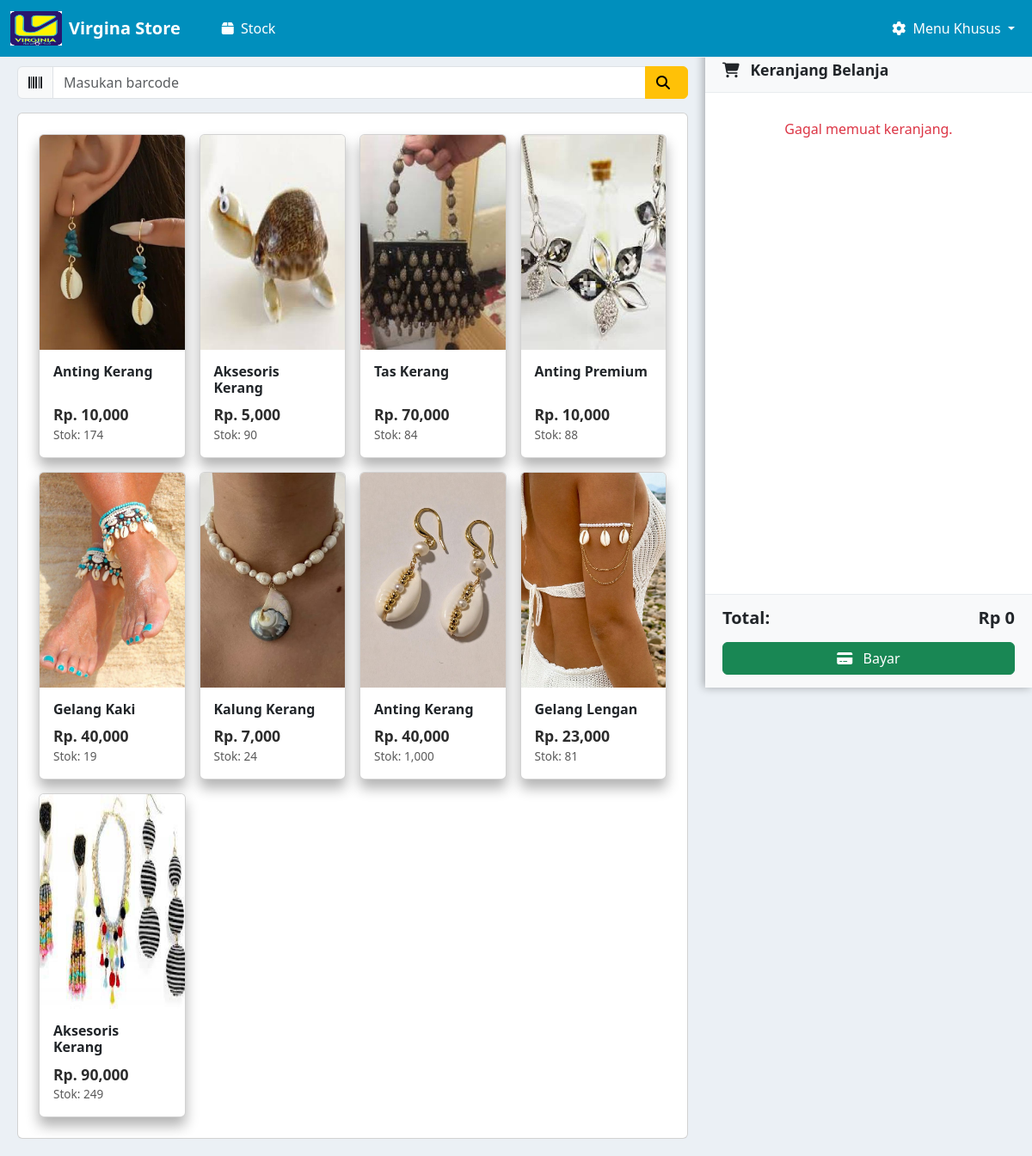
/kasir/ (signed in), run on an earlier commit of the app's database.
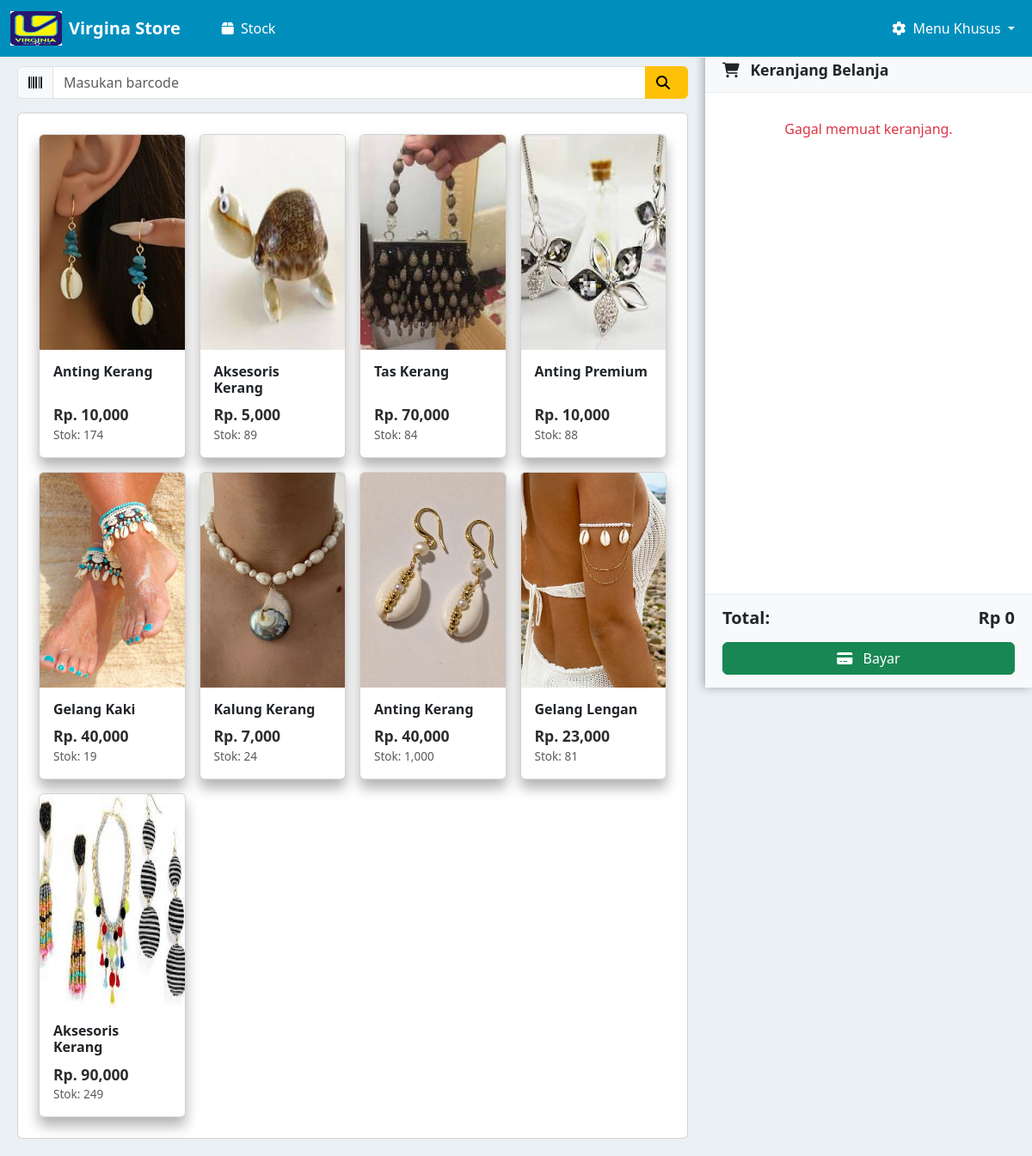
And on a later commit of the database.
### kasir/models.py (models this page shows, shortened)
class Produk(models.Model):
    nama_barang = models.CharField(max_length=100)
    barcode = models.CharField(max_length=50, unique=True)
    harga_barang = models.DecimalField(max_digits=12, decimal_places=2)
    stok = models.PositiveIntegerField()
    gambar = models.ImageField(upload_to='gambar_produk/', blank=True, null=True)

### kasir/views.py (the view, shortened to what this page needs)
# urls.py: path('', views.halaman_kasir, name='halaman_kasir'),
@login_required(login_url='login')
@no_cache
def halaman_kasir(request):
    produk = Produk.objects.all()
    transaksi_id = request.session.get('current_transaksi_id')
    return render(request, 'home.html', {'produk': produk})

### kasir/templates/home.html (shortened to what this page needs)
{% extends "base.html" %}
{% load static %}
{% load humanize %}
{% block content %}
<div class="main-container">
  <div class="content-area">
        <div class="input-group mb-3">
          <span class="input-group-text"><i class="fas fa-barcode"></i></span>
          <input type="text" id="barcodeInput" class="form-control" placeholder="Masukan barcode" onkeypress="if(event.key === 'Enter'){cariProdukByBarcode()}">
          <button class="btn btn-warning" onclick="cariProdukByBarcode()">
            <i class="fas fa-search me-2"></i>
          </button>
        </div>
    <div id="cardMode">
      <div class="card p-4">
      <div class="row g-3">
        {% for item in produk %}
        <div class="col-6 col-md-4 col-lg-3">
          <div class="card product-card" onclick="bukaDetail('{{ item.id }}', '{{ item.nama_barang }}', '{{ item.harga_barang }}', '{{ item.stok }}', '{{ item.gambar.url }}')">
            <img src="{{ item.gambar.url }}" class="card-img-top" style="height:250px; object-fit:cover;" alt="{{ item.nama_barang }}">
            <div class="card-body">
              <h6 class="card-title">{{ item.nama_barang }}</h6>
              <div>
                <p class="price" id="hitam">Rp. {{ item.harga_barang|floatformat:0|intcomma }}</p>
                <p class="stock">Stok: <span id="stok-{{ item.id }}">{{ item.stok|floatformat:0|intcomma }}</span></p>
              </div>
            </div>
          </div>
        </div>
        {% endfor %}
      </div>
    </div>
    </div>
  </div>
  <div class="cart-sidebar">
    <div class="cart-header">
      <h5><i class="fas fa-shopping-cart me-2"></i> Keranjang Belanja</h5>
    </div>
    <div class="cart-items" id="cartItems" style="margin-top: 20px;">
    </div>
    <div class="cart-footer">
      <div class="cart-total d-flex justify-content-between align-items-center">
        <h5>Total:</h5>
        <h5 id="totalBayar">Rp 0</h5>
      </div>
      <div class="cart-action mt-3">
        <a href="{% url 'halaman_bayar' %}" class="btn btn-success w-100"><i class="fas fa-credit-card me-2"></i> Bayar</a>
      </div>
    </div>
  </div>
</div>
{% endblock %}

What changed in the data, as far as the page shows it:
changed Produk (number 2 of 9 on the later page): stok "90" → "89"
